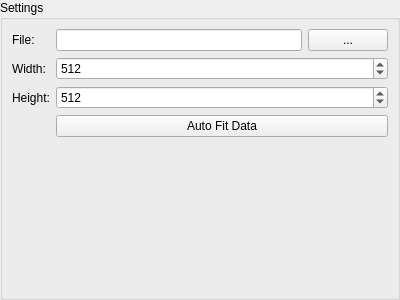
<?xml version="1.0" encoding="UTF-8"?>
<ui version="4.0">
 <class>HolovideoEncoderOptions</class>
 <widget class="QWidget" name="HolovideoEncoderOptions">
  <property name="geometry">
   <rect>
    <x>0</x>
    <y>0</y>
    <width>400</width>
    <height>300</height>
   </rect>
  </property>
  <property name="windowTitle">
   <string>Form</string>
  </property>
  <layout class="QGridLayout" name="gridLayout">
   <property name="margin">
    <number>0</number>
   </property>
   <item row="0" column="0">
    <widget class="QWidget" name="widget" native="true">
     <layout class="QGridLayout" name="gridLayout_2">
      <property name="margin">
       <number>0</number>
      </property>
      <property name="spacing">
       <number>0</number>
      </property>
      <item row="0" column="0">
       <widget class="QGroupBox" name="groupBox">
        <property name="title">
         <string>Settings</string>
        </property>
        <layout class="QFormLayout" name="formLayout">
         <property name="fieldGrowthPolicy">
          <enum>QFormLayout::AllNonFixedFieldsGrow</enum>
         </property>
         <item row="0" column="0">
          <widget class="QLabel" name="label">
           <property name="text">
            <string>File:</string>
           </property>
          </widget>
         </item>
         <item row="0" column="1">
          <widget class="QWidget" name="widget_2" native="true">
           <layout class="QHBoxLayout" name="horizontalLayout">
            <property name="margin">
             <number>0</number>
            </property>
            <item>
             <widget class="QLineEdit" name="sourceFileBox"/>
            </item>
            <item>
             <widget class="QPushButton" name="sourceFileChooseButton">
              <property name="sizePolicy">
               <sizepolicy hsizetype="Minimum" vsizetype="Minimum">
                <horstretch>0</horstretch>
                <verstretch>0</verstretch>
               </sizepolicy>
              </property>
              <property name="text">
               <string>...</string>
              </property>
             </widget>
            </item>
           </layout>
          </widget>
         </item>
         <item row="1" column="0">
          <widget class="QLabel" name="widthLabel">
           <property name="text">
            <string>Width:</string>
           </property>
          </widget>
         </item>
         <item row="1" column="1">
          <widget class="QSpinBox" name="widthBox">
           <property name="maximum">
            <number>10000</number>
           </property>
           <property name="value">
            <number>512</number>
           </property>
          </widget>
         </item>
         <item row="2" column="0">
          <widget class="QLabel" name="heightLabel">
           <property name="text">
            <string>Height:</string>
           </property>
          </widget>
         </item>
         <item row="2" column="1">
          <widget class="QSpinBox" name="heightBox">
           <property name="maximum">
            <number>10000</number>
           </property>
           <property name="value">
            <number>512</number>
           </property>
          </widget>
         </item>
         <item row="3" column="1">
          <widget class="QPushButton" name="autoFitDataButton">
           <property name="text">
            <string>Auto Fit Data</string>
           </property>
          </widget>
         </item>
        </layout>
       </widget>
      </item>
     </layout>
    </widget>
   </item>
  </layout>
 </widget>
 <resources/>
 <connections/>
</ui>
